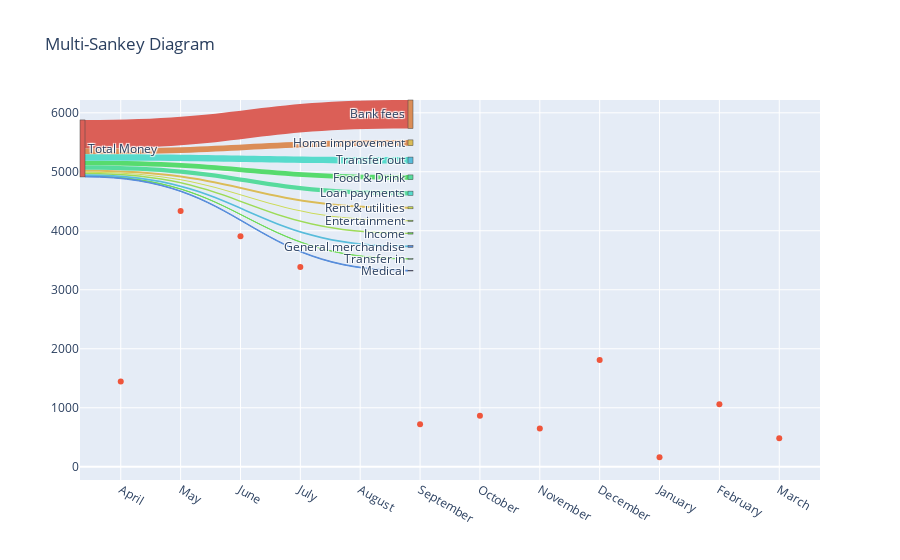

Write notebook code for a chart like this one.
### Code cell
data=[data1,fig.data[1]]
layout =  dict(
    title = "Multi-Sankey Diagram",
)

fig = dict(data=data, layout=layout)
iplot(fig)

### Figure 1 — Plotly figure (JSON) as saved in the notebook; plotly's stock layout.template omitted (floating-point values rounded to 4 significant figures)
{"data": [{"domain": {"x": [0, 0.45], "y": [0.55, 1]}, "link": {"color": ["#db5f57", "#db8d57", "#dbbc57", "#ccdb57", "#9ddb57", "#6edb57", "#57db6e", "#57db9d", "#57dbcc", "#57bcdb", "#578ddb", "#575edb", "#7e57db", "#ad57db", "#db57db", "#db57ac", "#db577e"], "source": [0, 0, 0, 0, 0, 0, 0, 0, 0, 0, 0, 0, 0, 0, 0, 0], "target": [1, 2, 3, 4, 5, 6, 7, 8, 9, 10, 11, 12, 13, 14, 15, 16], "value": [60000, 12140.0, 4244.0, 2339.0, 2855.0, 437.6, 10130.0, 8949.0, 13610.0, 3869.0, 1425.0]}, "node": {"color": ["#db5f57", "#db8d57", "#dbbc57", "#ccdb57", "#9ddb57", "#6edb57", "#57db6e", "#57db9d", "#57dbcc", "#57bcdb", "#578ddb", "#575edb", "#7e57db", "#ad57db", "#db57db", "#db57ac", "#db577e"], "label": ["Total Money", "Bank fees", "Home improvement", "Rent & utilities", "Entertainment", "Income", "Transfer in", "Food & Drink", "Loan payments", "Transfer out", "General merchandise", "Medical", "Transportation", "General services", "Personal care", "Travel", "Government & non-profit"], "pad": 15, "thickness": 5}, "type": "sankey"}, {"mode": "markers", "type": "scatter", "x": ["April", "May", "June", "July", "August", "September", "October", "November", "December", "January", "February", "March"], "xaxis": "x2", "y": [1444.0, 4335.0, 3907.0, 3385.0, 5831.0, 719.1, 865.0, 647.6, 1809.0, 161.0, 1060.0, 482.8], "yaxis": "y2"}], "layout": {"title": {"text": "Multi-Sankey Diagram"}}}
